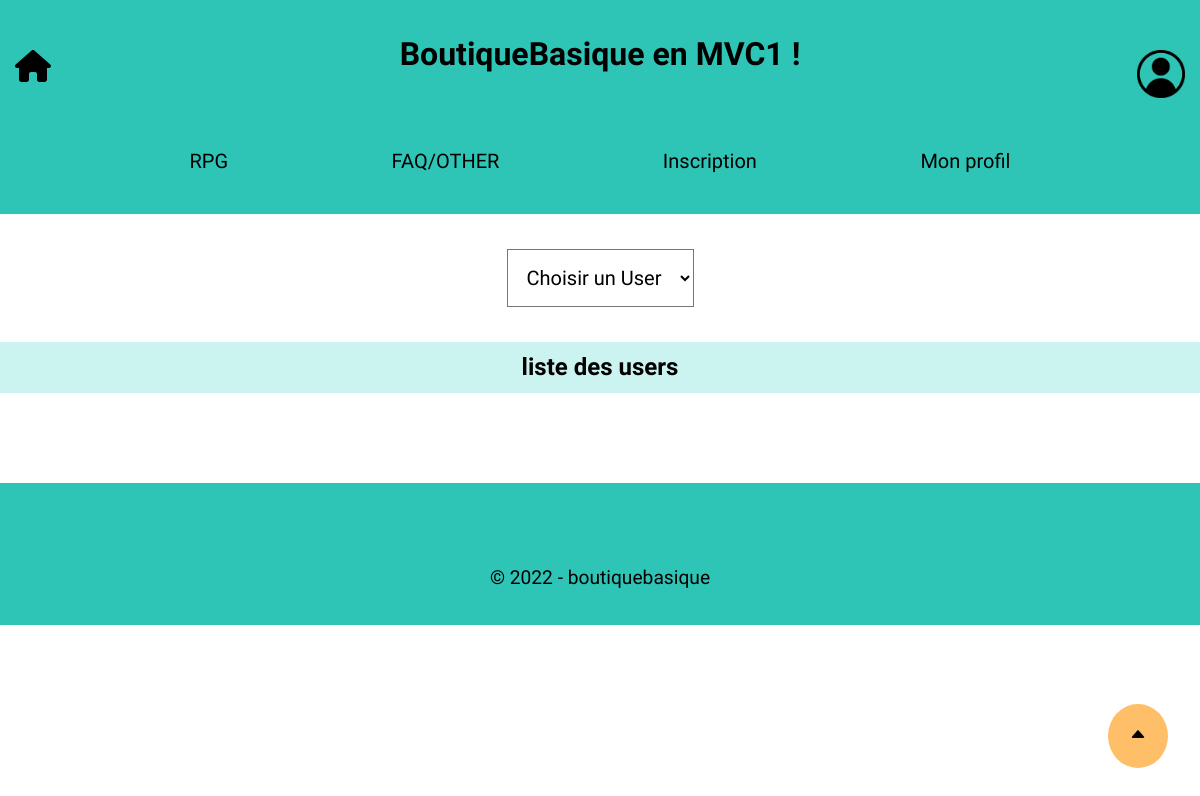
The page /controllers/Controller.php?todo=afficherClients on the database as committed earlier.
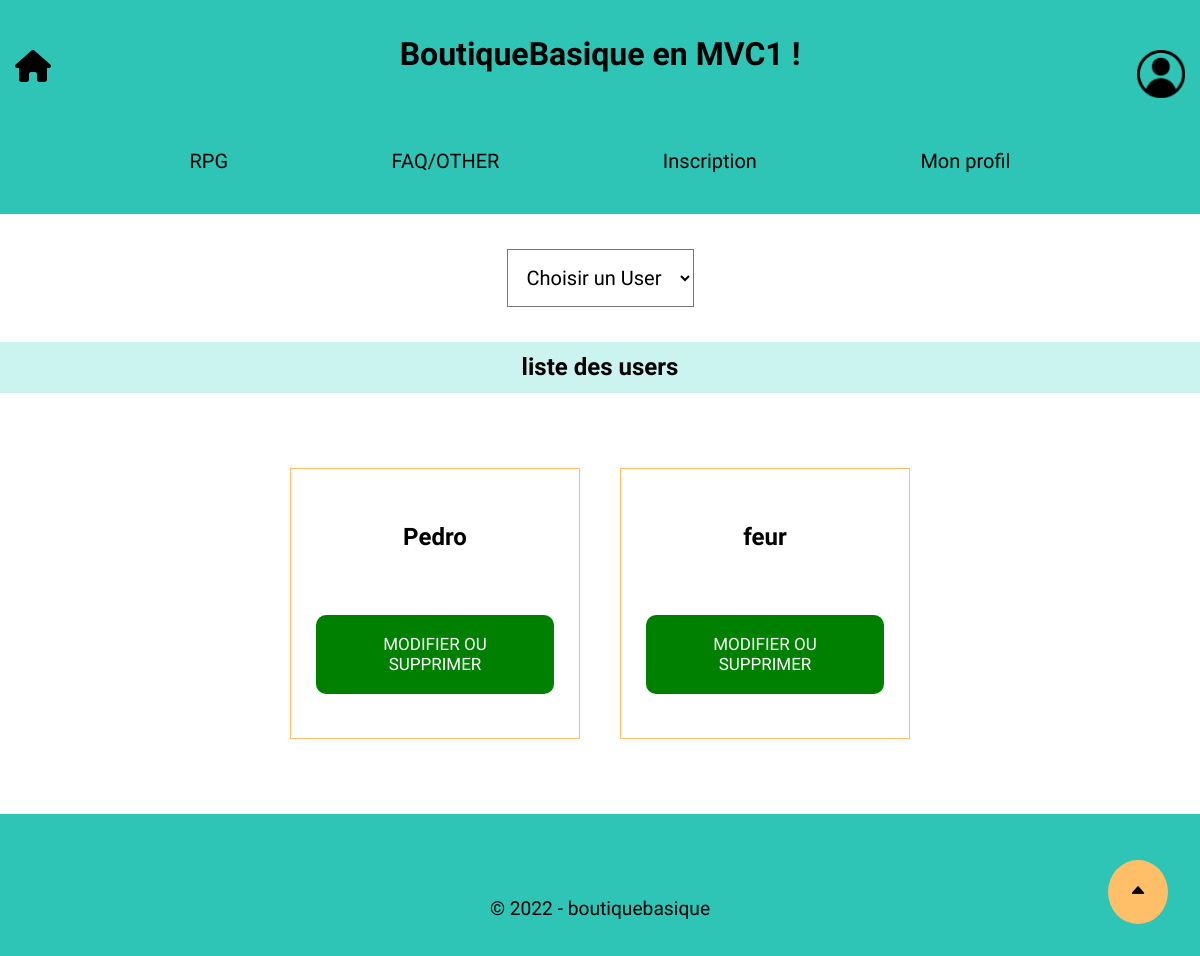
The same page on the database as committed later.
### tables this page shows
CREATE TABLE `user` (
  `USER_ID` int(11) NOT NULL,
  `USER_PSEUDO` varchar(50) NOT NULL,
  `USER_MAIL` varchar(50) NOT NULL,
  `USER_PASSWORD` varchar(200) NOT NULL,
  `USER_CODE` mediumint(50) DEFAULT NULL,
  `USER_ROLE` enum('USER','ADMIN') NOT NULL DEFAULT 'USER',
  `USER_STATUT` enum('check','uncheck') NOT NULL DEFAULT 'uncheck'
);

### controllers/ControllerUser.php (called while the page is built, shortened)
<?php
require('../models/dao/DaoUser.php');
class ControllerUser
{
    private $daoClient;
    public function __construct()
    {
        $this->daoClient = new DaoUser();
    }
    public function showAll()
    {
        $recherche = $this->daoClient->rechercheUser();
        $contenu = $this->daoClient->afficherUsers();
        require('../views/Layout.php');
    }
}

### models/User.php (called while the page is built, shortened)
<?php
class User
{
    private int $userId;
    private string $userPseudo;
    public function getUserId(): int
    {
        return $this->userId;
    }
    public function setUserId(int $userId): void
    {
        $this->userId = $userId;
    }
    public function getUserPseudo(): string
    {
        return $this->userPseudo;
    }
    public function setUserPseudo(string $userPseudo): void
    {
        $this->userPseudo = $userPseudo;
    }
}

### models/dao/DaoUser.php (the view, shortened to what this page needs)
<?php
require_once('../models/User.php');
class DaoUser
{
    private $maConnection;
    public function __construct()
    {
        $this->maConnection = new PDO('mysql:host=' . HOST . ';dbname=' . DATABASE . ';charset=utf8;', USER, PASSWORD);
        $this->maConnection->setAttribute(PDO::ATTR_ERRMODE, PDO::ERRMODE_EXCEPTION);
    }
    function resultToObjects($result)
    {
        $listUsers = array();
        foreach ($result as $row) {
            $User = new User($row['USER_ID'], $row['USER_PSEUDO'], $row['USER_MAIL'], $row['USER_PASSWORD'], $row['USER_CODE']);
            array_push($listUsers, $User);
        }
        return $listUsers;
    }
    function getAll(): array
    {
        $query = $this->maConnection->prepare("SELECT USER_ID,USER_PSEUDO, USER_MAIL , USER_PASSWORD, USER_CODE FROM user");
        $query->execute();
        $result = $query->fetchAll();
        return $this->resultToObjects($result);
    }
    function afficherUsers($tabUsers = null): string
    {
        $lesUsers = array();
        if (($tabUsers == null) && (!isset($_POST['UserId']))) {
            $lesUsers = $this->getAll();
        }
        if (isset($_SESSION["user"])) {
            $contenu =
                "<section id='slogan'>
        <h2>Mon profil</h2></div ></section><div id='menu'>";
        } else {
            $contenu =
                "<section id='slogan'>
        <h2>Liste des Users</h2></div ></section><div id='menu'>";
        }
        foreach ($lesUsers as $User) {
            $id = $User->getUserId();
            $contenu .= "<article class='article' >
            <div class='container' >";
            $contenu .= "</div >
             <h2 > " . $User->getUserPseudo() . "</h2 >
            <br>
            <button id='submit'>
                <a href = '../controllers/Controller.php?todo=modifierUser&id=$id'>MODIFIER OU SUPPRIMER</a>
            </button><br> ";
             $contenu .= "</article > ";
        }
        return $contenu;
    }
    function rechercheUser(): string
    {
        $lesUsers = $this->getAll();
        $recherche = "
<form name='searchProduct' action='#' method='post' class='search-form'>
    <label for='UserId' hidden></label>
    <select name='UserId' id='nomUser' class='header-select' onchange='this.form.submit()'>
        <option value=''>Choisir un User</option>";
        foreach ($lesUsers as $User) {
            $recherche .= "<option value=" . $User->getUserId() . ">" . $User->getUserPseudo() . "</option>";
        }
        $recherche .= "</select>
</form>";
        return $recherche;
    }
}

### controllers/Controller.php (shortened to what this page needs)
<?php
require('ControllerUser.php');
$cc = new ControllerUser();
if (isset($_GET['todo'])) {
    switch ($_GET['todo']) {
        case "afficherClients":
            $cc->showAll();
            break;
    }
}

### views/header.php (shortened to what this page needs)
<!DOCTYPE html>
<html lang="fr">
<head>
    <link rel="stylesheet" href="../assets/css/header.css">
    <link rel="stylesheet" href="../assets/css/normalize.css">
    <link rel="stylesheet" href="../assets/css/style.css">
</head>
<body>
<header>
    <a href="../index.php"><img src="../assets/img/house-solid.svg" alt="house" id="house"></a>
    <a href="#" id="linkTop"><img src="../assets/img/up.png" alt="#" id="arrowTop"></a>
    <?php
    if (!isset($_SESSION["user"])) {
        echo '<a href="../views/Login.php"><img src="../assets/img/profil.png" alt="#" id="profil"></a>';
    } else {
        if (isset($_SESSION["panier"])) {
            $nbarticle = array_sum($_SESSION["panier"]["qte"]);
            echo '<div class="qte">' . $nbarticle . '</div>';}
        echo '<a href="../controllers/Controller.php?todo=montrerPanier"><img src="../assets/img/panier.svg" alt="voir mon panier" id="profil"></a>';
    }
    ?>
    <h1>BoutiqueBasique en MVC1 !</h1>
    <nav>
        <ul>
            <li>
                <a href='../controllers/Controller.php?todo=creerClient'>RPG</a>
            </li>
            <li>
                <a href='../controllers/Controller.php?todo=creerClient'>FAQ/OTHER</a>
            </li>
            <li>
                <a href='../controllers/Controller.php?todo=creerClient'>Inscription</a>
            </li>
            <li>
                <a href='../controllers/Controller.php?todo=afficherClients'>Mon profil</a>
            </li>
        </ul>
    </nav>
</header>

### views/Layout.php
<?php include("header.php"); ?>
<main>
    <?php
    if (isset($recherche)) {
        echo $recherche;
    }
    if (isset($contenu)) {
        echo $contenu;
    }
    ?>
</main>
<footer>
    <small>&copy; 2022 - boutiquebasique</small>
</footer>
</body>
</html>

### assets/css/header.css (style rules this page uses)
ul { display: flex; justify-content: space-evenly; width: 100%; margin: 26px; }
li a { text-decoration: none; color: black; font-size: 20px; }
li { padding: 15px 0; list-style: none; }

### assets/css/style.css (style rules this page uses)
* { box-sizing: border-box; margin: 0; padding: 0; }
body { font-family: 'Capriola', sans-serif; }
header, footer { min-height: 10vw; background-color: #2ec4b6; text-align: center; }
h1, small { padding: 3vw 0; font-family: 'Fascinate', cursive; margin: 0; }
#submit a { text-decoration: none; color: white; }
#slogan { background-color: #CBF3F0; }
#slogan h2 { text-transform: lowercase; padding: 1vw; text-align: center; margin: 0; }
select { margin: 15px auto; padding: 15px; background-color: white; }
h2 { margin: 30px; text-align: center; }
#menu { display: flex; justify-content: space-around; flex-wrap: wrap; width: 60%; padding: 30px; margin: 15px auto; }
nav { display: flex; justify-content: center; }
#house { width: 3%; position: fixed; left: 0; margin: 50px 15px; }
#profil { width: 4%; position: fixed; right: 0; margin: 50px 15px; }
.article { border: 1px solid #FFBF69; padding: 25px; margin: 30px auto; display: flex; width: 44%; flex-direction: column; align-items: center; }
#linkTop { position: fixed; bottom: 2rem; right: 2rem; padding: 20px; width: 5%; background-color: #FFBF69; border-radius: 50%; }
form:not(#formCreate, #formDelete, #formLogin) { width: 40%; margin: 20px auto; font-size: 20px !important; display: flex; }
input, button { font-size: 17px; }
#submit, #delete { padding: 20px; background-color: green; color: white; border: none; margin: 15px 0 auto; width: 100%; cursor: pointer; }
img { object-fit: cover; width: 100%; }
small { padding-top: 7vw; display: block; font-size: 1.6vw; }
#submit, #delete { padding: 20px; background-color: green; color: white; border: none; margin: 15px 0 auto; width: 100%; cursor: pointer; border-radius: 10px; }

Rows that differ between the two databases and show on the page:
added user: USER_PSEUDO "Pedro"
added user: USER_PSEUDO "feur"
